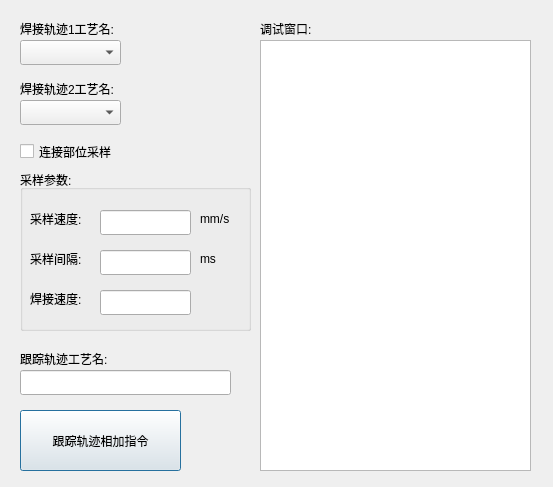
<?xml version="1.0" encoding="UTF-8"?>
<ui version="4.0">
 <class>keytraceaddDlg</class>
 <widget class="QDialog" name="keytraceaddDlg">
  <property name="geometry">
   <rect>
    <x>0</x>
    <y>0</y>
    <width>553</width>
    <height>487</height>
   </rect>
  </property>
  <property name="windowTitle">
   <string>Dialog</string>
  </property>
  <widget class="QTextBrowser" name="record">
   <property name="geometry">
    <rect>
     <x>260</x>
     <y>40</y>
     <width>271</width>
     <height>431</height>
    </rect>
   </property>
  </widget>
  <widget class="QLabel" name="label_3">
   <property name="geometry">
    <rect>
     <x>20</x>
     <y>20</y>
     <width>121</width>
     <height>17</height>
    </rect>
   </property>
   <property name="text">
    <string>焊接轨迹1工艺名:</string>
   </property>
  </widget>
  <widget class="QComboBox" name="tracingfilenamecombo_1">
   <property name="geometry">
    <rect>
     <x>20</x>
     <y>40</y>
     <width>101</width>
     <height>25</height>
    </rect>
   </property>
  </widget>
  <widget class="QPushButton" name="pushButton">
   <property name="geometry">
    <rect>
     <x>20</x>
     <y>410</y>
     <width>161</width>
     <height>61</height>
    </rect>
   </property>
   <property name="text">
    <string>跟踪轨迹相加指令</string>
   </property>
  </widget>
  <widget class="QLabel" name="label">
   <property name="geometry">
    <rect>
     <x>260</x>
     <y>20</y>
     <width>67</width>
     <height>17</height>
    </rect>
   </property>
   <property name="text">
    <string>调试窗口:</string>
   </property>
  </widget>
  <widget class="QComboBox" name="tracingfilenamecombo_2">
   <property name="geometry">
    <rect>
     <x>20</x>
     <y>100</y>
     <width>101</width>
     <height>25</height>
    </rect>
   </property>
  </widget>
  <widget class="QLabel" name="label_4">
   <property name="geometry">
    <rect>
     <x>20</x>
     <y>80</y>
     <width>121</width>
     <height>17</height>
    </rect>
   </property>
   <property name="text">
    <string>焊接轨迹2工艺名:</string>
   </property>
  </widget>
  <widget class="QLabel" name="label_31">
   <property name="geometry">
    <rect>
     <x>20</x>
     <y>350</y>
     <width>111</width>
     <height>17</height>
    </rect>
   </property>
   <property name="text">
    <string>跟踪轨迹工艺名:</string>
   </property>
  </widget>
  <widget class="QLineEdit" name="tracefilename">
   <property name="geometry">
    <rect>
     <x>20</x>
     <y>370</y>
     <width>211</width>
     <height>25</height>
    </rect>
   </property>
  </widget>
  <widget class="QGroupBox" name="groupBox">
   <property name="geometry">
    <rect>
     <x>20</x>
     <y>170</y>
     <width>231</width>
     <height>161</height>
    </rect>
   </property>
   <property name="title">
    <string>采样参数:</string>
   </property>
   <widget class="QLineEdit" name="samplespeedlineEdit">
    <property name="geometry">
     <rect>
      <x>80</x>
      <y>40</y>
      <width>91</width>
      <height>25</height>
     </rect>
    </property>
   </widget>
   <widget class="QLabel" name="label_7">
    <property name="geometry">
     <rect>
      <x>10</x>
      <y>40</y>
      <width>71</width>
      <height>17</height>
     </rect>
    </property>
    <property name="text">
     <string>采样速度:</string>
    </property>
   </widget>
   <widget class="QLabel" name="label_9">
    <property name="geometry">
     <rect>
      <x>180</x>
      <y>40</y>
      <width>41</width>
      <height>17</height>
     </rect>
    </property>
    <property name="text">
     <string>mm/s</string>
    </property>
   </widget>
   <widget class="QLabel" name="label_8">
    <property name="geometry">
     <rect>
      <x>10</x>
      <y>80</y>
      <width>71</width>
      <height>17</height>
     </rect>
    </property>
    <property name="text">
     <string>采样间隔:</string>
    </property>
   </widget>
   <widget class="QLabel" name="label_10">
    <property name="geometry">
     <rect>
      <x>180</x>
      <y>80</y>
      <width>41</width>
      <height>17</height>
     </rect>
    </property>
    <property name="text">
     <string>ms</string>
    </property>
   </widget>
   <widget class="QLineEdit" name="sampletimelineEdit">
    <property name="geometry">
     <rect>
      <x>80</x>
      <y>80</y>
      <width>91</width>
      <height>25</height>
     </rect>
    </property>
   </widget>
   <widget class="QLineEdit" name="speedlineEdit">
    <property name="geometry">
     <rect>
      <x>80</x>
      <y>120</y>
      <width>91</width>
      <height>25</height>
     </rect>
    </property>
   </widget>
   <widget class="QLabel" name="label_11">
    <property name="geometry">
     <rect>
      <x>10</x>
      <y>120</y>
      <width>71</width>
      <height>17</height>
     </rect>
    </property>
    <property name="text">
     <string>焊接速度:</string>
    </property>
   </widget>
  </widget>
  <widget class="QCheckBox" name="samplelinkcheckBox">
   <property name="geometry">
    <rect>
     <x>20</x>
     <y>140</y>
     <width>121</width>
     <height>23</height>
    </rect>
   </property>
   <property name="text">
    <string>连接部位采样</string>
   </property>
  </widget>
 </widget>
 <resources/>
 <connections/>
</ui>
